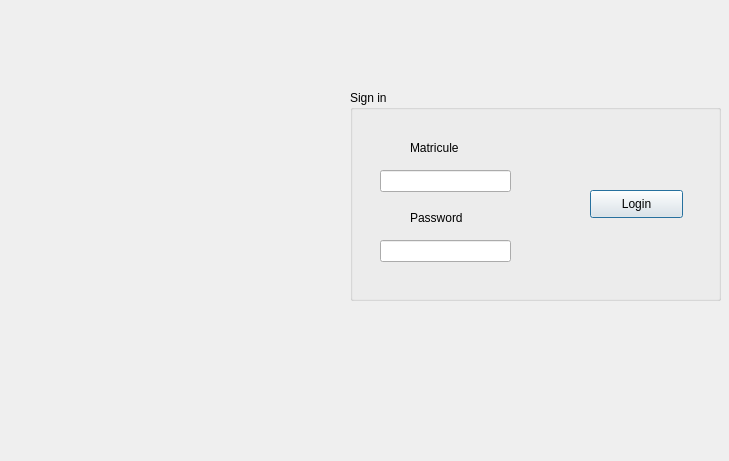
<?xml version="1.0" encoding="UTF-8"?>
<ui version="4.0">
 <class>Login</class>
 <widget class="QDialog" name="Login">
  <property name="enabled">
   <bool>true</bool>
  </property>
  <property name="geometry">
   <rect>
    <x>0</x>
    <y>0</y>
    <width>729</width>
    <height>461</height>
   </rect>
  </property>
  <property name="windowTitle">
   <string>NexTec</string>
  </property>
  <widget class="QGroupBox" name="groupBox">
   <property name="geometry">
    <rect>
     <x>350</x>
     <y>90</y>
     <width>371</width>
     <height>211</height>
    </rect>
   </property>
   <property name="title">
    <string>Sign in</string>
   </property>
   <widget class="QLineEdit" name="lineEdit_2">
    <property name="geometry">
     <rect>
      <x>30</x>
      <y>150</y>
      <width>131</width>
      <height>22</height>
     </rect>
    </property>
    <property name="echoMode">
     <enum>QLineEdit::Password</enum>
    </property>
   </widget>
   <widget class="QLineEdit" name="lineEdit">
    <property name="geometry">
     <rect>
      <x>30</x>
      <y>80</y>
      <width>131</width>
      <height>22</height>
     </rect>
    </property>
   </widget>
   <widget class="QLabel" name="label">
    <property name="geometry">
     <rect>
      <x>60</x>
      <y>50</y>
      <width>55</width>
      <height>16</height>
     </rect>
    </property>
    <property name="text">
     <string>Matricule</string>
    </property>
   </widget>
   <widget class="QLabel" name="label_2">
    <property name="geometry">
     <rect>
      <x>60</x>
      <y>120</y>
      <width>55</width>
      <height>16</height>
     </rect>
    </property>
    <property name="text">
     <string>Password</string>
    </property>
   </widget>
   <widget class="QPushButton" name="pushButton">
    <property name="geometry">
     <rect>
      <x>240</x>
      <y>100</y>
      <width>93</width>
      <height>28</height>
     </rect>
    </property>
    <property name="text">
     <string>Login</string>
    </property>
   </widget>
  </widget>
  <widget class="QLabel" name="label_3">
   <property name="geometry">
    <rect>
     <x>20</x>
     <y>20</y>
     <width>321</width>
     <height>371</height>
    </rect>
   </property>
   <property name="text">
    <string/>
   </property>
  </widget>
 </widget>
 <resources/>
 <connections/>
</ui>
